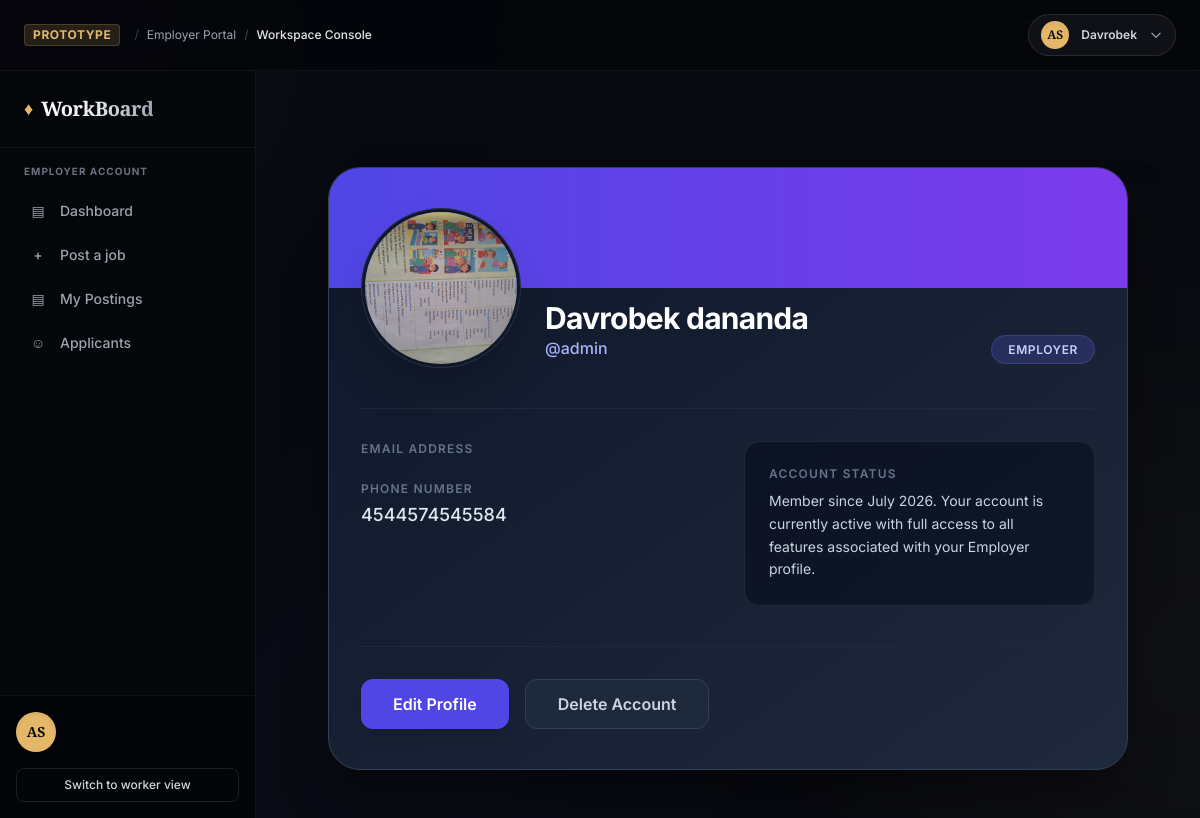
Before: /users/my-profile/admin (signed in) with the older database file.
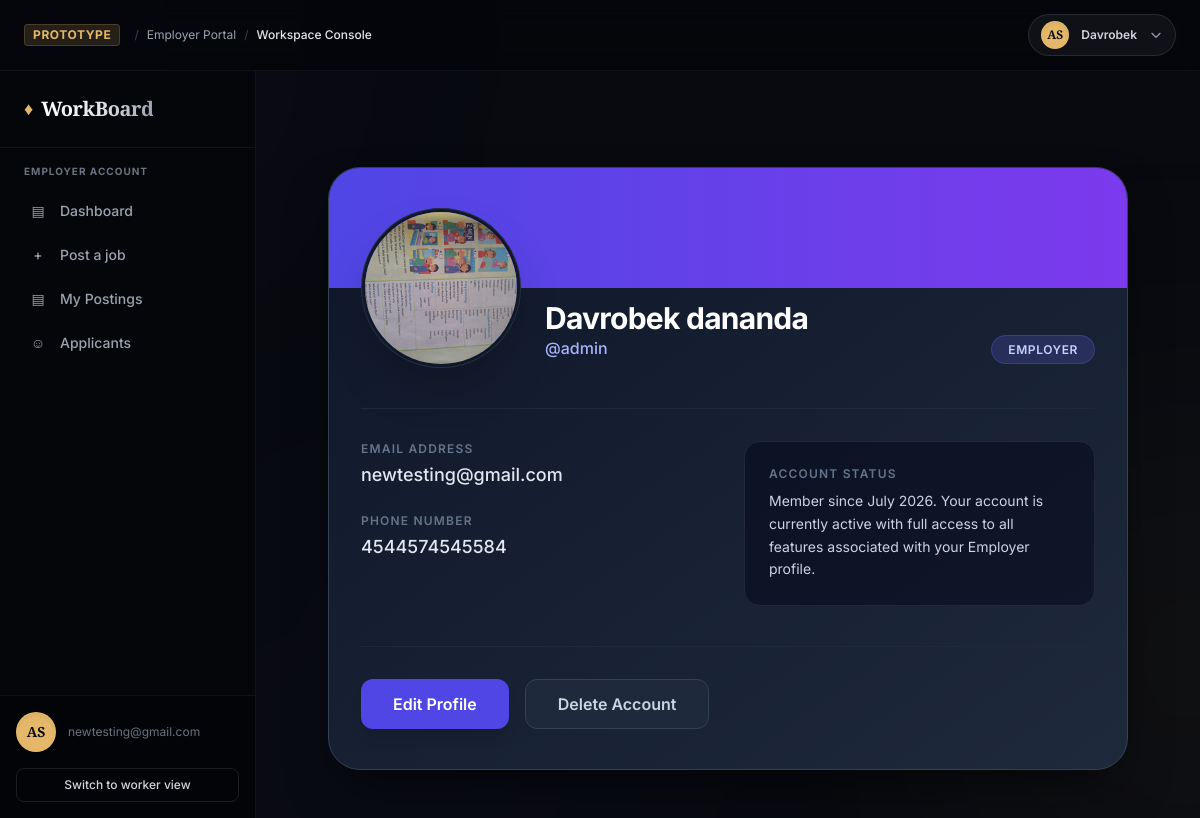
After: the same page with the newer database file.
### users/models.py (models this page shows, shortened)
class CustomUser(AbstractUser):
    STATUS = (
        ('worker', 'Worker'),
        ('employer', 'Employer')
    )
    role = models.CharField(max_length=10, choices=STATUS)
    phone = models.CharField(max_length=20)
    profile_img = models.ImageField(upload_to='avtrs/', blank=True, default='avtrs/default_avtr.jpg')

### users/views.py (the view)
# urls.py: path('my-profile/<slug:username>', ProfileView.as_view(), name='my-profile'),
class ProfileView(View):
    def get(self, request, username):
        user = get_object_or_404(CustomUser, username=username)
        if request.user.role == 'employer':
            base_template = 'emp-base.html'
            return render(request, 'users/profile.html', {'base_template': base_template})

### templates/users/profile.html (shortened to what this page needs)
{% extends base_template %}
{% block content %}
<div class="max-w-4xl mx-auto mt-12 px-4 sm:px-6">
    <div class="premium-profile-card">
        <div class="profile-header-gradient"></div>
        <div class="px-8 pb-10">
            <div class="relative -mt-20 flex flex-col items-center sm:flex-row sm:items-end gap-6">
                <div class="relative group">
                    <img src="{{ user.profile_img.url }}" alt="{{ user.first_name }}"
                         class="w-40 h-40 rounded-full object-cover border-4 border-slate-900 shadow-2xl">
                    <div class="absolute inset-0 rounded-full ring-1 ring-inset ring-white/10"></div>
                </div>
                <div class="text-center sm:text-left mb-2">
                    <h1 class="text-3xl font-bold text-white tracking-tight">{{ user.first_name }} {{ user.last_name }}</h1>
                    <p class="text-indigo-300 font-medium">@{{ user.username }}</p>
                </div>
                <div class="ml-auto mb-2 hidden sm:block">
                    <span class="role-badge px-4 py-1.5 rounded-full text-xs font-semibold uppercase tracking-wider">
                        {{ user.get_role_display }}
                    </span>
                </div>
            </div>
            <div class="mt-10 grid grid-cols-1 md:grid-cols-2 gap-8 pt-8 border-t border-slate-800">
                <div class="space-y-6">
                    <div>
                        <p class="text-xs font-semibold text-slate-500 uppercase tracking-widest">Email Address</p>
                        <p class="text-slate-200 mt-1 text-lg font-medium">{{ user.email }}</p>
                    </div>
                    <div>
                        <p class="text-xs font-semibold text-slate-500 uppercase tracking-widest">Phone Number</p>
                        <p class="text-slate-200 mt-1 text-lg font-medium">{{ user.phone|default:"Not provided" }}</p>
                    </div>
                </div>
                <div class="bg-slate-950/50 p-6 rounded-2xl border border-slate-800">
                    <p class="text-xs font-semibold text-slate-500 uppercase tracking-widest mb-2">Account Status</p>
                    <p class="text-slate-300 text-sm leading-relaxed">
                        Member since {{ user.date_joined|date:"F Y" }}. Your account is currently active with full access to all features associated with your {{ user.get_role_display }} profile.
                    </p>
                </div>
            </div>
            <div class="mt-10 pt-8 border-t border-slate-800 flex flex-wrap gap-4">
                <a href="{% url 'update-profile' %}" class="flex-1 sm:flex-none inline-flex justify-center items-center px-8 py-3 bg-indigo-600 hover:bg-indigo-500 text-white font-semibold rounded-xl transition-all shadow-lg hover:shadow-indigo-500/20">
                    Edit Profile
                </a>
                <a href="{% url 'delete-account' %}" class="flex-1 sm:flex-none inline-flex justify-center items-center px-8 py-3 bg-slate-800 hover:bg-slate-700 text-slate-300 font-semibold rounded-xl transition-all border border-slate-700">
                    Delete Account
                </a>
            </div>
        </div>
    </div>
</div>
{% endblock %}

### templates/emp-base.html (shortened to what the changed rows need)
<!DOCTYPE html>
<html lang="en" class="dark">
<head>
    <script src="https://cdn.tailwindcss.com"></script>
</head>
<body class="bg-[#080a10] font-sans antialiased text-gray-200 min-h-screen flex flex-col relative overflow-x-hidden">
    <header class="bg-[#05060a]/90 py-3.5 px-6 border-b border-white/5 relative z-40 select-none backdrop-blur-md">
        <div class="max-w-[1600px] mx-auto flex items-center justify-between">
            <div class="relative flex items-center space-x-4 ml-auto">
                <button id="profileDropdownBtn" onclick="toggleDropdown(event)" class="flex items-center space-x-3 bg-white/5 hover:bg-white/10 border border-white/10 hover:border-premium-gold/30 px-3 py-1.5 rounded-full transition-all duration-200 focus:outline-none">
                    <div class="w-7 h-7 rounded-full bg-premium-gold text-premium-obsidian font-bold flex items-center justify-center text-xs font-serif shadow-inner border border-premium-gold/30">
                        AS
                    </div>
                    <span class="text-xs font-semibold text-gray-300 hidden sm:inline">{% if request.user.first_name %} {{request.user.first_name}} {% else %} {{request.user.username}} {% endif %}</span>
                    <svg id="dropdownArrow" class="w-3.5 h-3.5 text-gray-400 transition-transform duration-200" fill="none" stroke="currentColor" viewBox="0 0 24 24">
                        <path stroke-linecap="round" stroke-linejoin="round" stroke-width="2" d="M19 9l-7 7-7-7"></path>
                    </svg>
                </button>
            </div>
        </div>
    </header>
    <div class="flex-1 flex flex-col lg:flex-row relative z-10">
        <aside id="sidebar" class="w-full lg:w-64 bg-[#050609] text-white flex-col shrink-0 border-r border-white/5 z-30 hidden lg:flex">
            <div class="p-4 border-t border-white/5 bg-[#030406]/55 backdrop-blur-md">
                <div class="flex items-center space-x-3 mb-4">
                    <div class="flex-1 min-w-0">
                        <p class="text-xs text-gray-500 truncate">{{request.user.email}}</p>
                    </div>
                </div>
            </div>
        </aside>
        <main class="flex-1 p-6 md:p-8 lg:p-12 overflow-y-auto max-w-[1300px] mx-auto w-full relative z-20">
            {% block content %}{% endblock content %}
        </main>
    </div>
</body>
</html>

Changed rows visible on the page:
changed CustomUser "Davrobek": user.email (not shown) → "newtesting@gmail.com"; email (not shown) → "newtesting@gmail.com"
